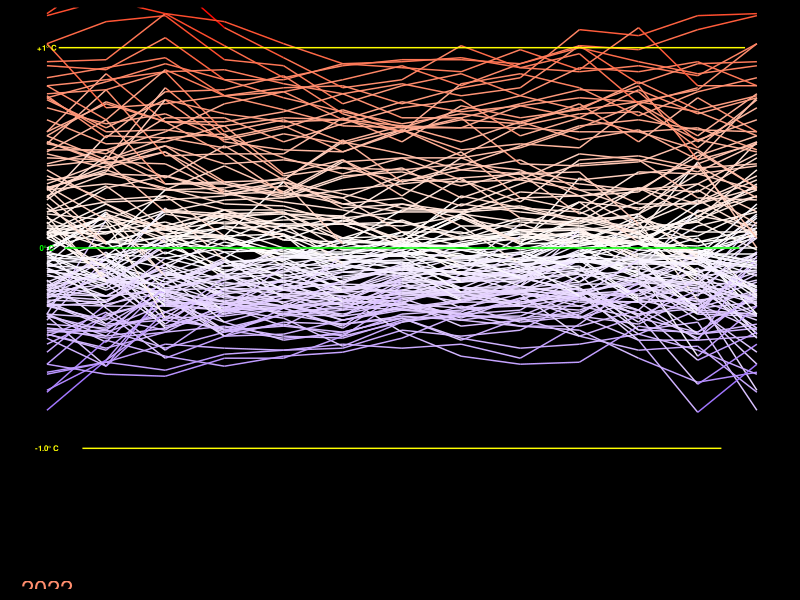
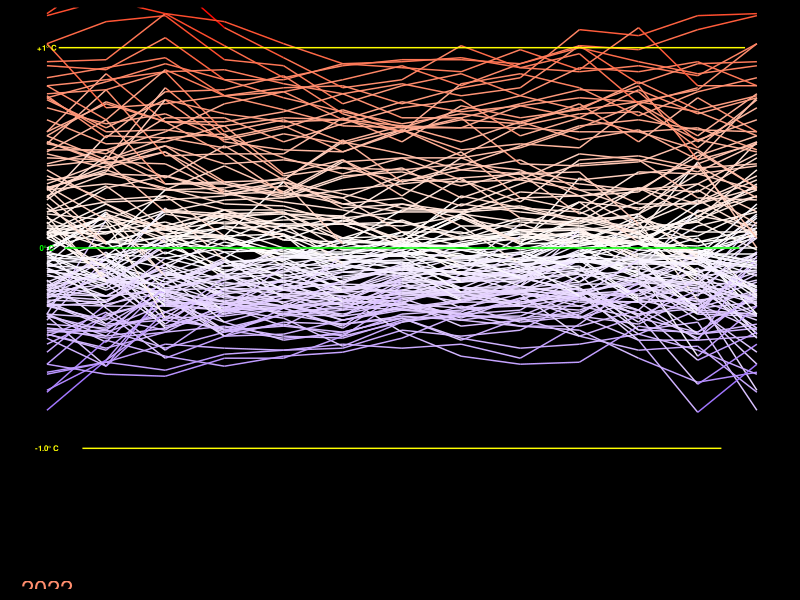

The R script that drew these images, in order:
library(tidyverse)
library(gganimate)



# Plot: There are data in preceding year and next year.
# Need to create 3 separated dataframes

t_diff <- 
  read_csv("data/GLB.Ts+dSST.csv", skip = 1, na = "***") %>% #load CSV file, skip 1st rows
  select(year = Year, month.abb) %>% #month.abb is constant R build-in. which is the same as our datatype
  # Tidy dataframe by converting month in 1 column accept for year
  #Pivot dataframe for all columns except for year column, Give a name of month column
  pivot_longer(-year, names_to = "month", values_to = "t_diff") %>%
  drop_na() #Ignore NA value
  

# Create 3 Separated dataframe
# Create dataframe for preceding December
# last_dec <-
#   t_diff %>%
#   filter(month == "Dec") %>% #Filter December
#   mutate(year = year + 1,   #Calculate preceding year by using the original data
#          month = "last_Dec") #Rename Dec to last_Dec

# Create dataframe for next Jan
next_jan <-
  t_diff %>%
  filter(month == "Jan") %>% #Filter January
  mutate(year = year - 1,    # Add extra year
         month = "next_Jan") # Rename it

#Combine 3 dataframes
t_data <- 
  bind_rows(t_diff,next_jan) %>%
  mutate(month = factor(month, levels = c(month.abb, "next_Jan")), #Order months into numerical order rather than alphabet order, define month as a factor
         month_number = as.numeric(month)) %>% #Remove previous December to remove zero from dataframe
  arrange(year, month) %>% # arrange year and month       
  filter(year != 1879) %>% # we dont need 1879
  mutate(step_number = 1:nrow(.)) #Add row number. 1:nrow(.) means count from 1 to the end of row in this dataframe. need to count step over the row
  
  
  annotation <-
    t_data %>% #create new dataframe from 2022
    slice_max(year) %>%
    slice_max(month_number)
 
temp_line <- #Create text at specific position
  tibble(
    x = 1,
    y = c(1, 0, -1),
    labels = c("+1\u00B0 C","0\u00B0 C", "-1.0\u00B0 C")
  )

#Create dataframe for tangential month to the ciricle
month_label <-
  tibble(
    x = 1:12,
    labels = toupper(month.abb), #Convert month label to capital letters
    y = 1.5
  )

#Make dataframe for grid line and used in geom_segment
gridlines <- 
  tibble(
    x = c(1.2, 1.3, 1.6),
    xend = c(12.8, 12.7, 12.4),
    y = c(1, 0, -1),
    yend = y
  )
 
 #a <-  
  t_data %>% ggplot(aes(x = month_number, 
             y = t_diff, 
             group = year, 
             color = t_diff), #Let's coloring by temperature change. Previous version was colored by year
             inherit.aes = FALSE) +
    geom_label(aes(x = 1, y = -1.7, label = year),  #geom_label it provides a text with background
               fill = "black",
               label.size = 0,
               size = 6) +
  geom_line()+
  geom_segment(data = gridlines, # Add yellow line at -1,0,1 y intercept, use geom segment and make new dataframe
               aes(x = x, y = y,
                   xend = xend, yend = yend), 
               color = c("yellow", "green", "yellow"),
               inherit.aes = FALSE) + 
  geom_text(data = temp_line, aes(x = x, y = y, label = labels), #Add label and coloring
               color = c("yellow", "green", "yellow"), size = 2, fontface = "bold",
               inherit.aes = FALSE)+
  geom_text(data = month_label, aes(x = x, y = y, label = labels), # Add month label back to the position
              color = "yellow",
              inherit.aes = FALSE) +
  scale_y_continuous(limits = c(-2.0, 1.5),
                     expand = c(0,-0.3) # expand grid. First is an addition. Second is an multiplication.
                     ) + #Rescale y axis
  scale_color_gradient2(low = "blue", high = "red", mid = "white", midpoint = 0, #Change the color to continuous scale. Re-scale the legend
                        guide = "none") + #Remove legend 
  # coord_polar(start = 0)+ #Set polar 5 minutes off. "start" measures thing in radius 
  labs(x = NULL, # Add label
      y = NULL,
      title = NULL) + 
  theme(
    panel.background = element_rect(fill = "black"), #Add black color and white border. Increase border line size
    plot.background = element_rect(fill = "black", color = "black"),
    panel.grid = element_blank(), # Remove grid line color
    axis.text.x = element_blank(),
    axis.text.y = element_blank(),
    axis.ticks = element_blank(),
    axis.title = element_blank(),
    plot.title = element_blank()
  )#+
   #transition_manual(frames = year, cumulative = TRUE)  #Add data and keep the old data in gganimate only
   
ggsave("figures/climate_spiral_trig.png", width = 4.155, height = 4.5, unit = "in", dpi = 300)
 
# animate(a, width = 4.155, height = 4.5, unit = "in", res = 300)
# anim_save("figures/climate_spiral_trig.gif")

# animate(a, width = 4.155, height = 4.5, unit = "in", res = 300,
#         renderer = av_renderer("figures/climate_trig.mp4")
# )
